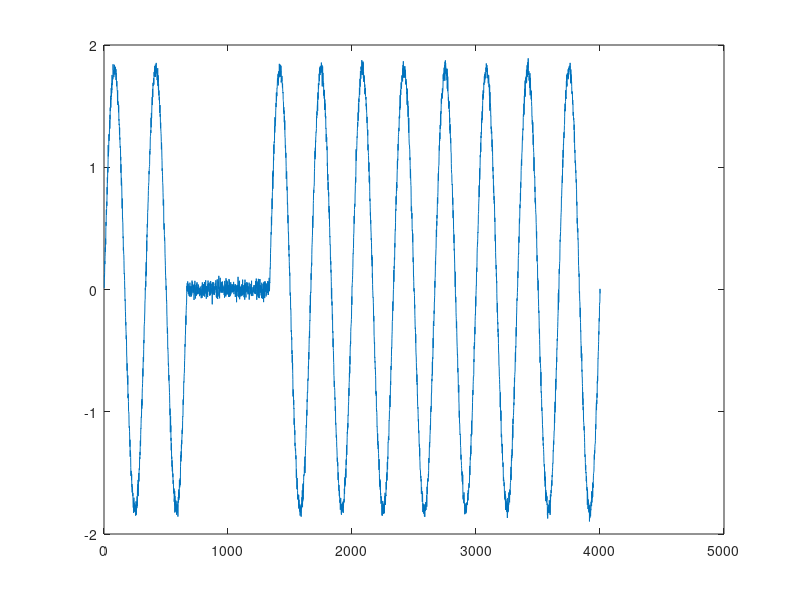

The MATLAB script that drew this image:
clear all;
close all;
clc;
A=1.8;
t1=4*pi;
t2=8*pi;
alfa=1;
DB = 30;

################# Interrupcion ##############################################
t=[0:(24*pi)/4000:24*pi];
xinterrupcion=A*(1-alfa*(((t-t1)>0)-((t-t2)>0))).*sin(t);
xruido=awgn(xinterrupcion,DB,'measured');
energia1=(xinterrupcion*xinterrupcion')/length(xinterrupcion);
ruido=xruido-xinterrupcion;
energia2=(ruido*ruido')/length(ruido);
plot(xruido);
snr=sqrt(energia1/energia2)
snrDB=20*log10(snr)
%hold on;
csvwrite('interrupcion.csv', xruido);

################# Sag ##############################################
alfa=0.2;
xsag=A*(1-alfa*(((t-t1)>0)-((t-t2)>0))).*sin(t);
xruido=awgn(xsag,DB,'measured');
##energia1=(xsag*xsag')/length(xsag);
##ruido=xruido-xsag;
##energia2=(ruido*ruido')/length(ruido);
##plot(xruido);
##snr=sqrt(energia1/energia2)
##snrDB=20*log10(snr)
csvwrite('sag.csv', xruido);

################# Swell ##############################################
alfa=0.8;
xswell=A*(1+alfa*(((t-t1)>0)-((t-t2)>0))).*sin(t);
xruido=awgn(xswell,DB,'measured');
##energia1=(xswell*xswell')/length(xswell);
##ruido=xruido-xswell;
##energia2=(ruido*ruido')/length(ruido);
##plot(xruido);
##snr=sqrt(energia1/energia2)
##snrDB=20*log10(snr)
csvwrite('swell.csv', xruido);

################# Armonicos ##############################################
alfa2=0.1;
xharmonics=A*((sin(t))+(alfa2*sin(20*t)));
xruido=awgn(xharmonics,DB,'measured');
##energia1=(xharmonics*xharmonics')/length(xharmonics);
##ruido=xruido-xharmonics;
##energia2=(ruido*ruido')/length(ruido);
##plot(xruido);
##snr=sqrt(energia1/energia2)
##snrDB=20*log10(snr)
csvwrite('armonicos.csv', xruido);

################# Flicker ##############################################
alfa=0.1;
beta=20;
xflicker=A*(1+alfa*sin(beta*t)).*sin(t);
xruido=awgn(xflicker,DB,'measured');
##energia1=(xflicker*xflicker')/length(xflicker);
##ruido=xruido-xflicker;
##energia2=(ruido*ruido')/length(ruido);
##plot(xruido);
##snr=sqrt(energia1/energia2)
##snrDB=20*log10(snr)
csvwrite('flicker.csv', xruido);

################# Transitorios ##############################################
t1=4*pi;
t2=5*pi;
alfa=0.8;
betha=5;
%xtransients=A*(sin(t)+alfa*(exp(-(t-t1)./0.004)).*(((t-t1)>0)-((t-t2)>0)).*(sin(300*t)));
xtransients=A*(sin(t)+alfa*sin(betha*t).*(exp(-(t-t1)/0.004)).*(((t-t1)>0)-((t-t2)>0)));
xruido=awgn(xtransients,DB,'measured');
#energia1=(xtransients*xtransients')/length(xtransients);
#ruido=xruido-xtransients;
#energia2=(ruido*ruido')/length(ruido);
#plot(xruido);
#snr=sqrt(energia1/energia2)
#snrDB=20*log10(snr)
csvwrite('transients.csv', xruido);